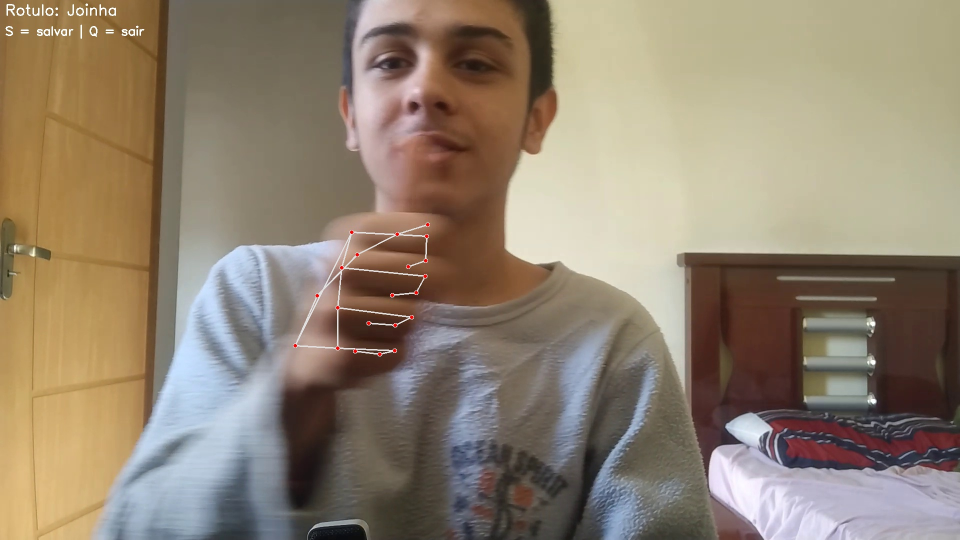
#> input picture Machine Learning for Hands/data/Joinha/frame_0024.jpg, 1920 x 1080 px (shown at 1/2 size)
$ python -i functions.py   (imports and definitions only)
#> lines starting #> are read from the running program, lines starting #| are printed output that depends on the picture; after the words box and inside, x2 and y2 are one past the last pixel; in counts of white or black regions, pixels touching at a corner belong together
import cv2
import numpy as np
from sklearn.cluster import DBSCAN
from sklearn.linear_model import LinearRegression
from skimage.feature import hog


def upload_imagem(imagem):
    img = cv2.imread(imagem)
#> img is the input picture: shape (1080, 1920, 3); mean B, G, R 112.6, 130.8, 144.9

    if imagem is None:
        raise ValueError("Faça o upload da imagem!")

    togray = cv2.cvtColor(img, cv2.COLOR_BGR2GRAY)
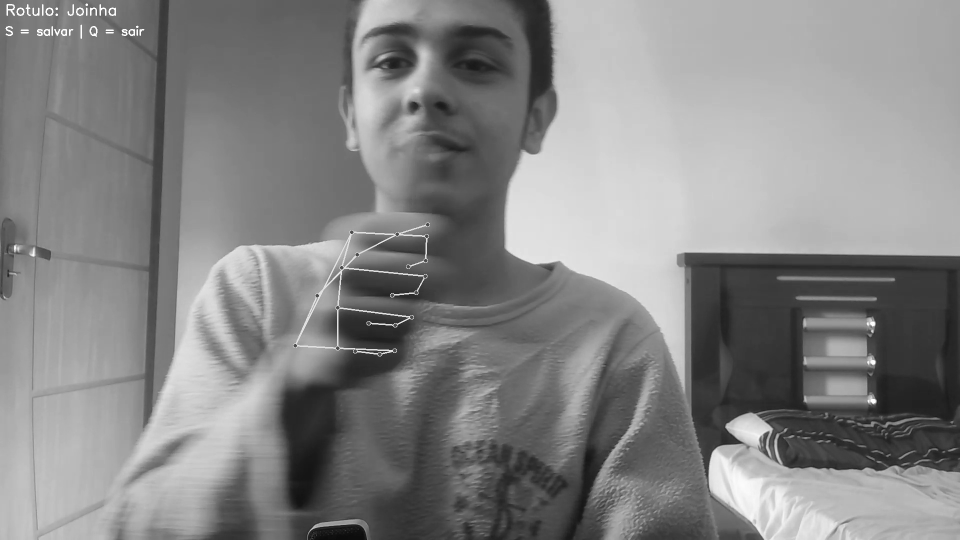
#> togray: shape (1080, 1920) (shown at 1/2 size); min 3, max 255, mean 132.9

    altura, largura = togray.shape
#> altura = 1080; largura = 1920

    nova_largura = 1200
    escala = nova_largura / largura
#> escala = 0.625
    nova_altura = int(altura * escala)
#> nova_altura = 675

    togray = cv2.resize(togray, (nova_largura, nova_altura))
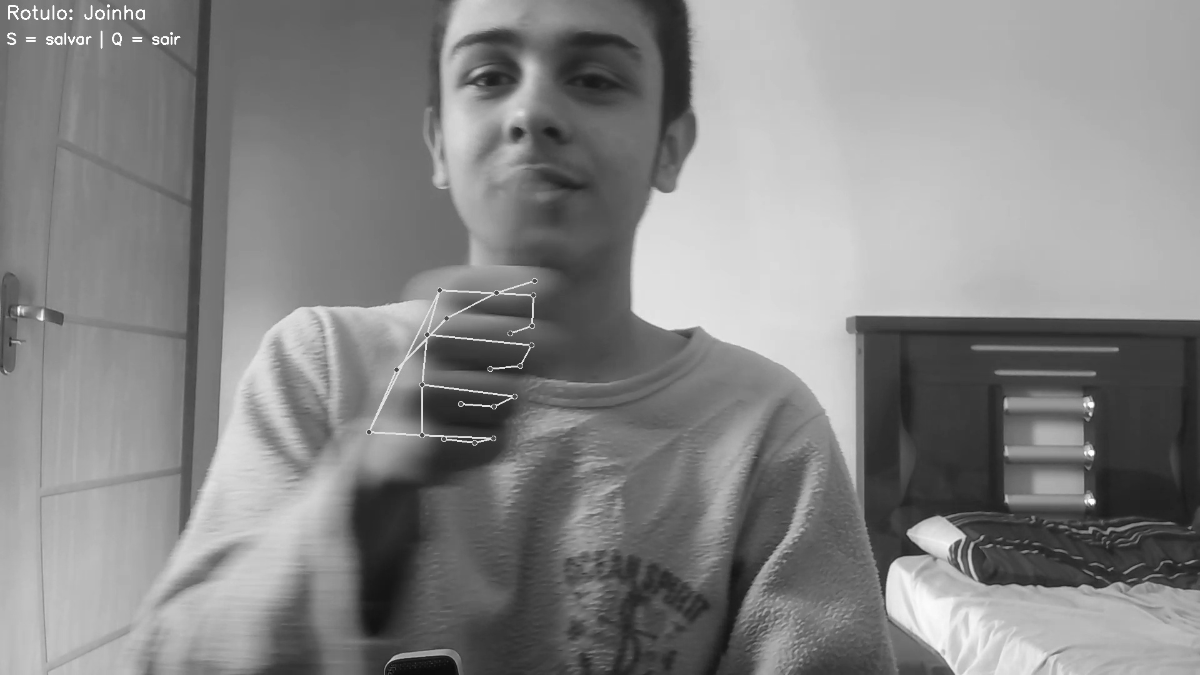
#> togray: shape (675, 1200); min 7, max 255, mean 132.9

    _, binaria = cv2.threshold(
        togray,
        0,
        255,
        cv2.THRESH_BINARY_INV + cv2.THRESH_OTSU
    )
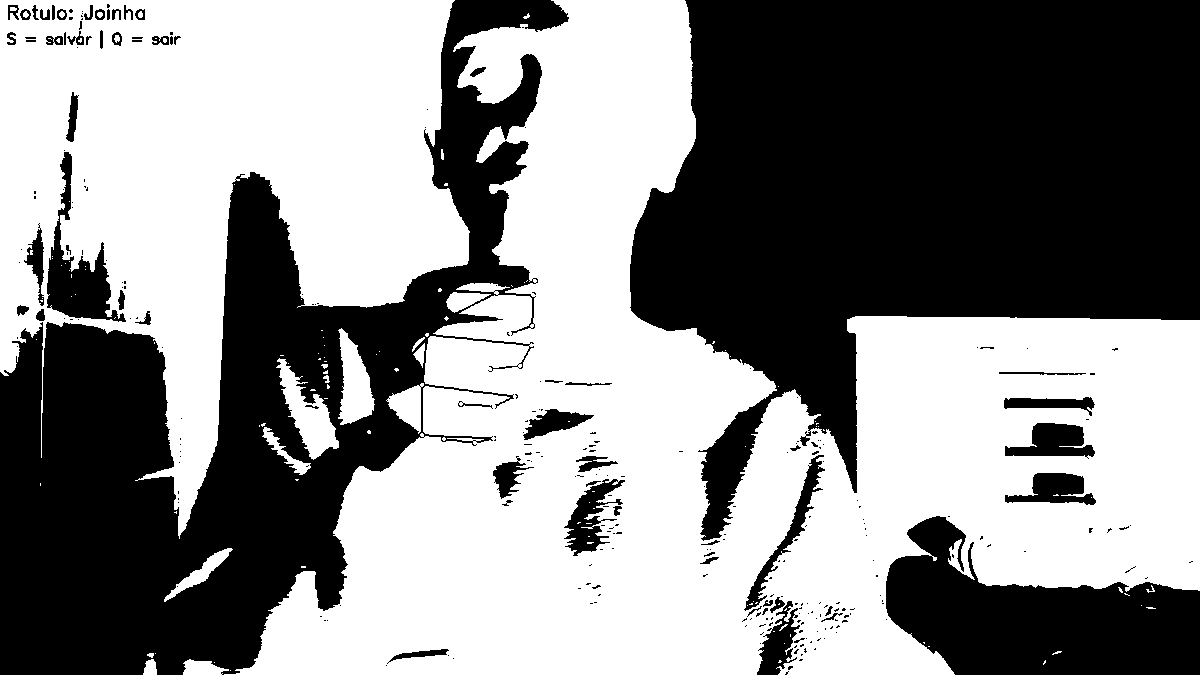
#> binaria: shape (675, 1200); 53.8% white; 284 black regions (216 under 20 px), largest, box (x1, y1, x2, y2) and area: (630, 0, 1200, 541) 185899, (0, 0, 569, 675) 138190, (886, 516, 1200, 675) 29353

    return togray, binaria

# [203 lines left out: functions encontrar_objetos, caracteristicas_tamanho, detectar_linhas, caracteristicas_alinhamento, caracteristicas_hog, caracteristicas_gerais, not called in this run]

>>> result = upload_imagem('../../Machine Learning for Hands/data/Joinha/frame_0024.jpg')

$ run again, on Machine Learning for Hands/data/Joinha/frame_0025.jpg
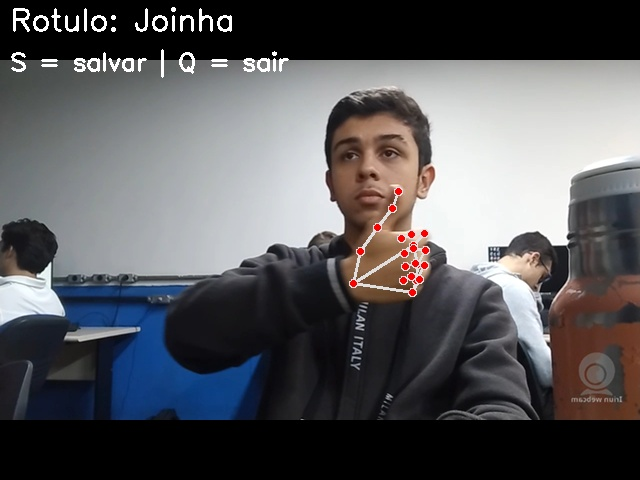
#> input picture Machine Learning for Hands/data/Joinha/frame_0025.jpg, 640 x 480 px
#> in upload_imagem, img is the input picture: shape (480, 640, 3); mean B, G, R 91.8, 88.9, 89.2
#> in upload_imagem, `togray = cv2.cvtColor(img, cv2.COLOR_BGR2GRAY)`:
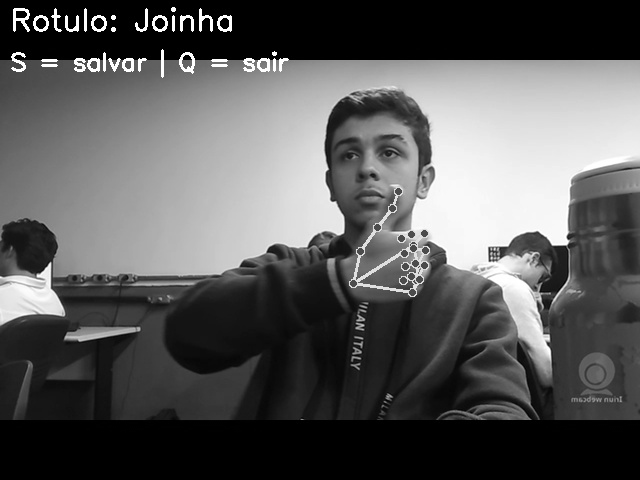
#> togray: shape (480, 640); min 0, max 255, mean 89.3
#> in upload_imagem, `_, binaria = cv2.threshold( togray, 0, 255, cv2.THRESH_BINARY_INV + cv..`:
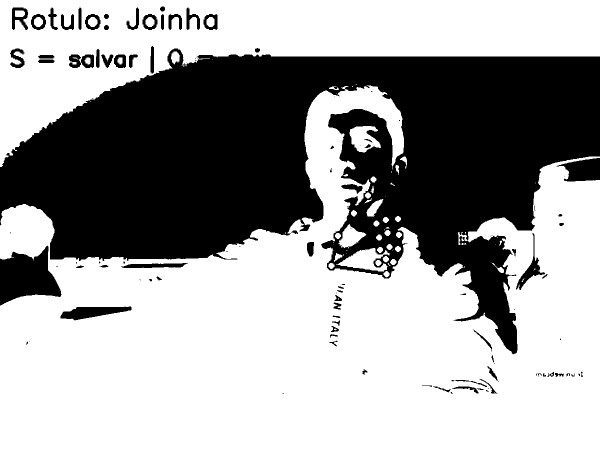
#> binaria: shape (900, 1200) (shown at 1/2 size); 62.4% white; 113 black regions (42 under 20 px), largest, box (x1, y1, x2, y2) and area: (0, 97, 1200, 709) 377309, (0, 491, 123, 611) 9088, (1113, 316, 1200, 363) 2786

$ run again, on Machine Learning for Hands/data/Joinha/frame_0053.jpg
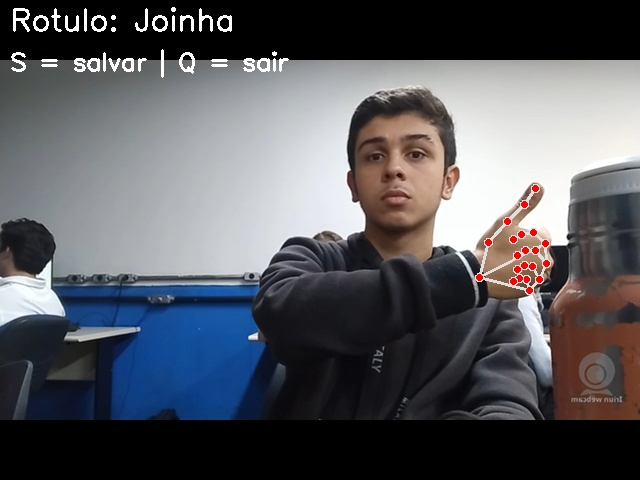
#> input picture Machine Learning for Hands/data/Joinha/frame_0053.jpg, 640 x 480 px
#> in upload_imagem, img is the input picture: shape (480, 640, 3); mean B, G, R 94.5, 89.4, 88.4
#> in upload_imagem, `togray = cv2.cvtColor(img, cv2.COLOR_BGR2GRAY)`:
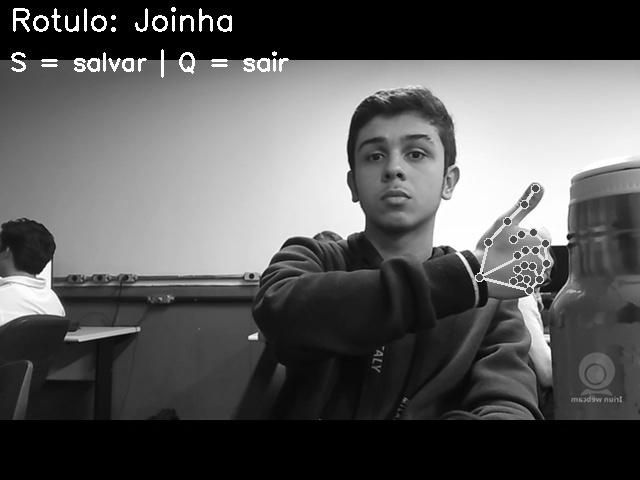
#> togray: shape (480, 640); min 0, max 255, mean 89.7
#> in upload_imagem, `_, binaria = cv2.threshold( togray, 0, 255, cv2.THRESH_BINARY_INV + cv..`:
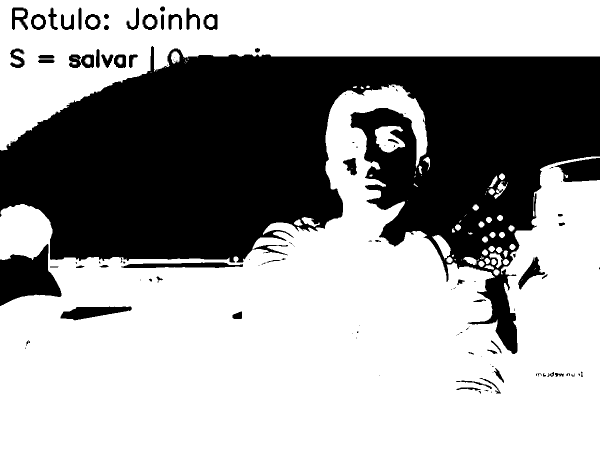
#> binaria: shape (900, 1200) (shown at 1/2 size); 62.8% white; 127 black regions (65 under 20 px), largest, box (x1, y1, x2, y2) and area: (0, 92, 1200, 708) 372026, (0, 488, 123, 612) 9081, (1109, 316, 1200, 364) 3121

$ run again, on Machine Learning for Hands/data/Joinha/frame_0073.jpg
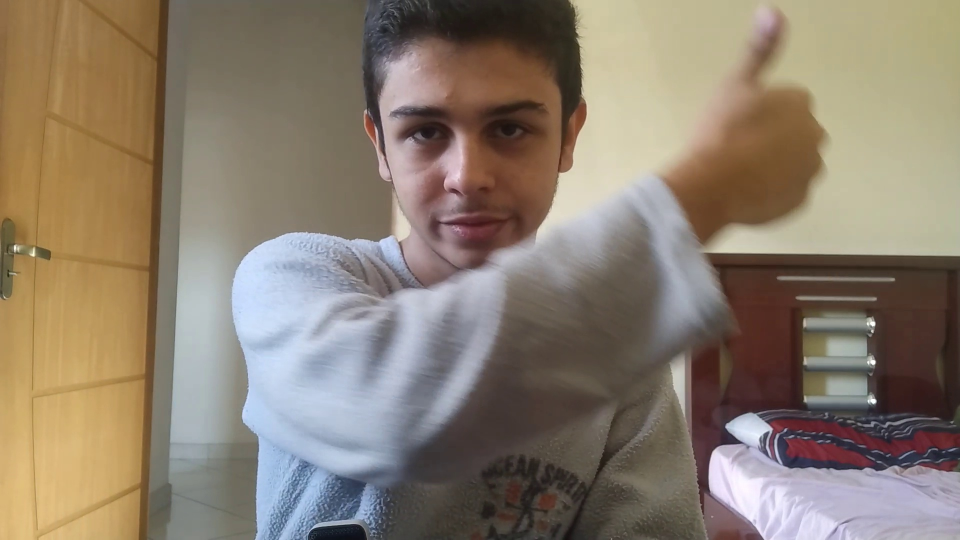
#> input picture Machine Learning for Hands/data/Joinha/frame_0073.jpg, 1920 x 1080 px (shown at 1/2 size)
#> in upload_imagem, img is the input picture: shape (1080, 1920, 3); mean B, G, R 110.4, 125.6, 138.7
#> in upload_imagem, `togray = cv2.resize(togray, (nova_largura, nova_altura))`:
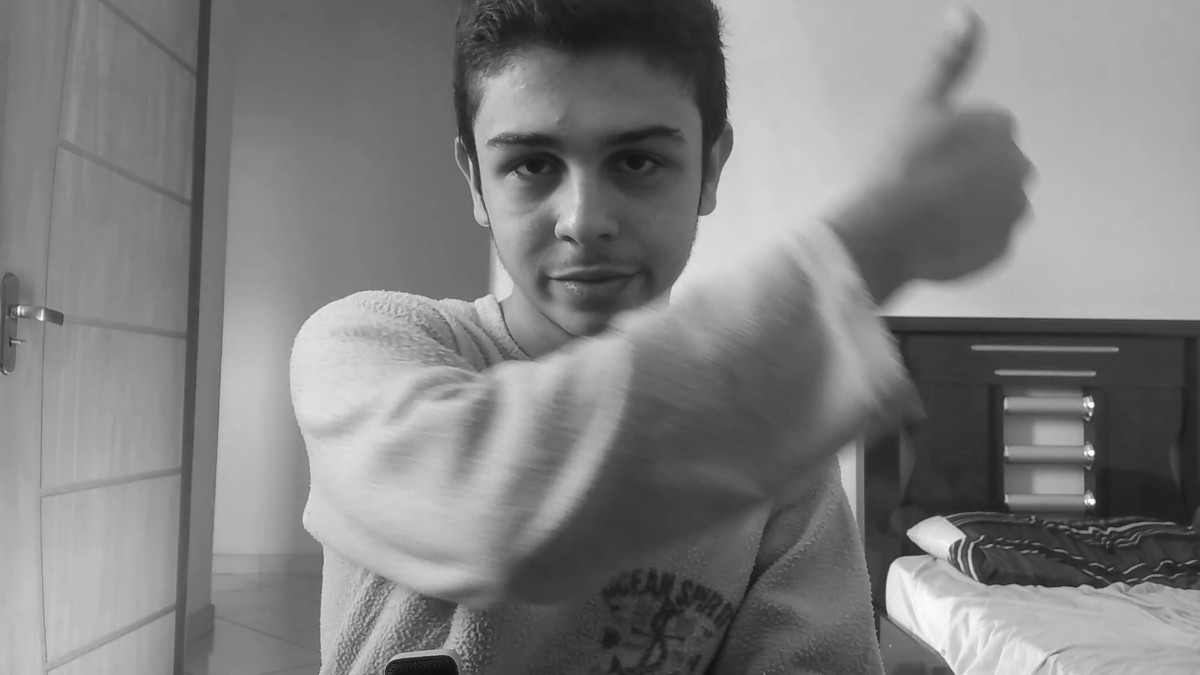
#> togray: shape (675, 1200); min 16, max 254, mean 127.8
#> in upload_imagem, `_, binaria = cv2.threshold( togray, 0, 255, cv2.THRESH_BINARY_INV + cv..`:
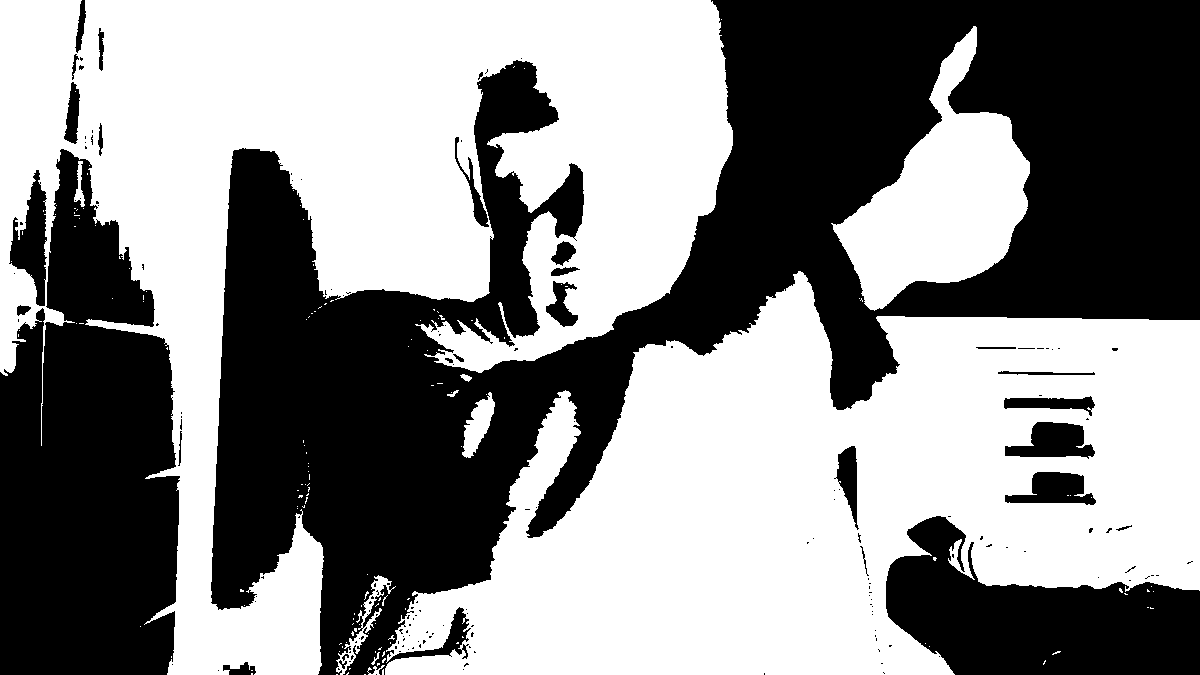
#> binaria: shape (675, 1200); 54% white; 169 black regions (140 under 20 px), largest, box (x1, y1, x2, y2) and area: (211, 0, 1200, 675) 260067, (0, 149, 180, 675) 69900, (886, 516, 1200, 675) 29459
